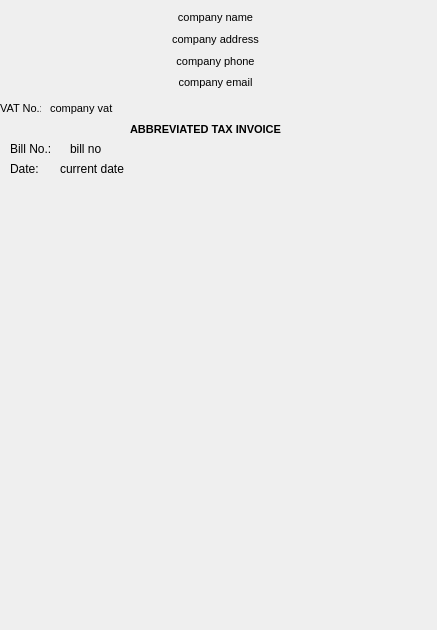
<?xml version="1.0" encoding="UTF-8"?>
<ui version="4.0">
 <class>Bill</class>
 <widget class="QMainWindow" name="Bill">
  <property name="geometry">
   <rect>
    <x>0</x>
    <y>0</y>
    <width>437</width>
    <height>630</height>
   </rect>
  </property>
  <property name="windowTitle">
   <string>MainWindow</string>
  </property>
  <widget class="QWidget" name="centralwidget">
   <widget class="QLabel" name="label">
    <property name="geometry">
     <rect>
      <x>0</x>
      <y>100</y>
      <width>41</width>
      <height>17</height>
     </rect>
    </property>
    <property name="text">
     <string>&lt;html&gt;&lt;head/&gt;&lt;body&gt;&lt;p&gt;&lt;span style=&quot; font-size:8pt;&quot;&gt;VAT No.:&lt;/span&gt;&lt;/p&gt;&lt;/body&gt;&lt;/html&gt;</string>
    </property>
   </widget>
   <widget class="QLabel" name="companyVAT">
    <property name="geometry">
     <rect>
      <x>50</x>
      <y>100</y>
      <width>67</width>
      <height>17</height>
     </rect>
    </property>
    <property name="text">
     <string>&lt;html&gt;&lt;head/&gt;&lt;body&gt;&lt;p&gt;&lt;span style=&quot; font-size:8pt;&quot;&gt;company vat&lt;/span&gt;&lt;/p&gt;&lt;/body&gt;&lt;/html&gt;</string>
    </property>
   </widget>
   <widget class="QLabel" name="label_2">
    <property name="geometry">
     <rect>
      <x>130</x>
      <y>120</y>
      <width>151</width>
      <height>20</height>
     </rect>
    </property>
    <property name="text">
     <string>&lt;html&gt;&lt;head/&gt;&lt;body&gt;&lt;p&gt;&lt;span style=&quot; font-size:8pt; font-weight:600;&quot;&gt;ABBREVIATED TAX INVOICE&lt;/span&gt;&lt;/p&gt;&lt;/body&gt;&lt;/html&gt;</string>
    </property>
   </widget>
   <widget class="QWidget" name="layoutWidget">
    <property name="geometry">
     <rect>
      <x>0</x>
      <y>10</y>
      <width>431</width>
      <height>81</height>
     </rect>
    </property>
    <layout class="QVBoxLayout" name="companyDetails">
     <item>
      <widget class="QLabel" name="companyDetails_2">
       <property name="text">
        <string>&lt;html&gt;&lt;head/&gt;&lt;body&gt;&lt;p align=&quot;center&quot;&gt;&lt;span style=&quot; font-size:8pt;&quot;&gt;company name&lt;/span&gt;&lt;/p&gt;&lt;/body&gt;&lt;/html&gt;</string>
       </property>
      </widget>
     </item>
     <item>
      <widget class="QLabel" name="companyAddress">
       <property name="text">
        <string>&lt;html&gt;&lt;head/&gt;&lt;body&gt;&lt;p align=&quot;center&quot;&gt;&lt;span style=&quot; font-size:8pt;&quot;&gt;company address&lt;/span&gt;&lt;/p&gt;&lt;/body&gt;&lt;/html&gt;</string>
       </property>
      </widget>
     </item>
     <item>
      <widget class="QLabel" name="companyPhone">
       <property name="text">
        <string>&lt;html&gt;&lt;head/&gt;&lt;body&gt;&lt;p align=&quot;center&quot;&gt;&lt;span style=&quot; font-size:8pt;&quot;&gt;company phone&lt;/span&gt;&lt;/p&gt;&lt;/body&gt;&lt;/html&gt;</string>
       </property>
      </widget>
     </item>
     <item>
      <widget class="QLabel" name="companyEmail">
       <property name="text">
        <string>&lt;html&gt;&lt;head/&gt;&lt;body&gt;&lt;p align=&quot;center&quot;&gt;&lt;span style=&quot; font-size:8pt;&quot;&gt;company email&lt;/span&gt;&lt;/p&gt;&lt;/body&gt;&lt;/html&gt;</string>
       </property>
      </widget>
     </item>
    </layout>
   </widget>
   <widget class="QLabel" name="label_3">
    <property name="geometry">
     <rect>
      <x>10</x>
      <y>140</y>
      <width>61</width>
      <height>17</height>
     </rect>
    </property>
    <property name="text">
     <string>Bill No.:</string>
    </property>
   </widget>
   <widget class="QLabel" name="label_4">
    <property name="geometry">
     <rect>
      <x>70</x>
      <y>140</y>
      <width>101</width>
      <height>17</height>
     </rect>
    </property>
    <property name="text">
     <string>bill no</string>
    </property>
   </widget>
   <widget class="QLabel" name="label_5">
    <property name="geometry">
     <rect>
      <x>10</x>
      <y>160</y>
      <width>51</width>
      <height>17</height>
     </rect>
    </property>
    <property name="text">
     <string>Date:</string>
    </property>
   </widget>
   <widget class="QLabel" name="label_6">
    <property name="geometry">
     <rect>
      <x>60</x>
      <y>160</y>
      <width>101</width>
      <height>17</height>
     </rect>
    </property>
    <property name="text">
     <string>current date</string>
    </property>
   </widget>
  </widget>
 </widget>
 <resources/>
 <connections/>
</ui>
